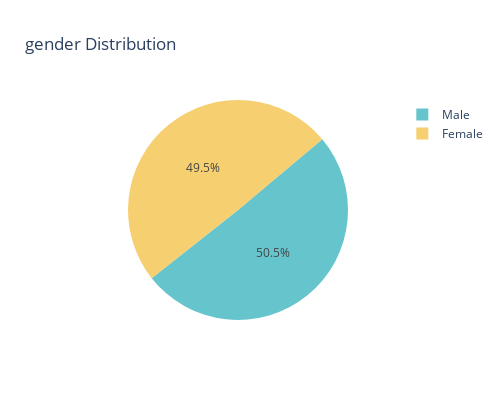
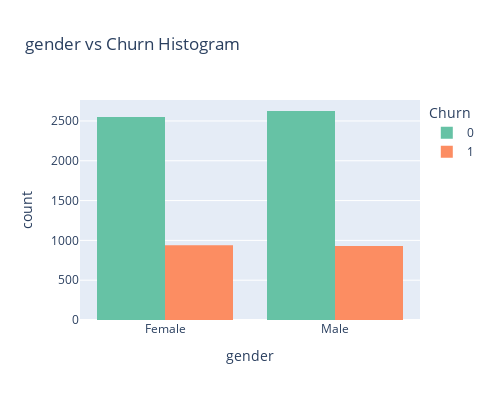

Notebook code cell kept with these figures, in order:
### Code cell
analyze_category(df, 'gender')
#73.07912844036697

### Figure 1 — Plotly figure (JSON) as saved in the notebook; plotly's stock layout.template omitted (floating-point values rounded to 4 significant figures)
{"data": [{"domain": {"x": [0, 1], "y": [0, 1]}, "hovertemplate": "label=%{label}<br>value=%{value}<extra></extra>", "labels": ["Male", "Female"], "legendgroup": "", "name": "", "rotation": 50, "showlegend": true, "type": "pie", "values": [3555, 3488]}], "layout": {"height": 400, "legend": {"tracegroupgap": 0}, "piecolorway": ["rgb(102, 197, 204)", "rgb(246, 207, 113)", "rgb(248, 156, 116)", "rgb(220, 176, 242)", "rgb(135, 197, 95)", "rgb(158, 185, 243)", "rgb(254, 136, 177)", "rgb(201, 219, 116)", "rgb(139, 224, 164)", "rgb(180, 151, 231)", "rgb(179, 179, 179)"], "title": {"text": "gender Distribution"}, "width": 500}}

### Figure 2 — Plotly figure (JSON) as saved in the notebook; plotly's stock layout.template omitted (floating-point values rounded to 4 significant figures; data arrays with more than 128 entries replaced by an {"elided": "..."} marker saying what was removed)
{"data": [{"alignmentgroup": "True", "bingroup": "x", "hovertemplate": "Churn=0<br>gender=%{x}<br>count=%{y}<extra></extra>", "legendgroup": "0", "marker": {"color": "rgb(102,194,165)", "pattern": {"shape": ""}}, "name": "0", "offsetgroup": "0", "orientation": "v", "showlegend": true, "type": "histogram", "x": {"elided": "5174 str values"}, "xaxis": "x", "yaxis": "y"}, {"alignmentgroup": "True", "bingroup": "x", "hovertemplate": "Churn=1<br>gender=%{x}<br>count=%{y}<extra></extra>", "legendgroup": "1", "marker": {"color": "rgb(252,141,98)", "pattern": {"shape": ""}}, "name": "1", "offsetgroup": "1", "orientation": "v", "showlegend": true, "type": "histogram", "x": {"elided": "1869 str values"}, "xaxis": "x", "yaxis": "y"}], "layout": {"barmode": "group", "height": 400, "legend": {"title": {"text": "Churn"}, "tracegroupgap": 0}, "title": {"text": "gender vs Churn Histogram"}, "width": 500, "xaxis": {"anchor": "y", "domain": [0, 1], "title": {"text": "gender"}}, "yaxis": {"anchor": "x", "domain": [0, 1], "title": {"text": "count"}}}}
